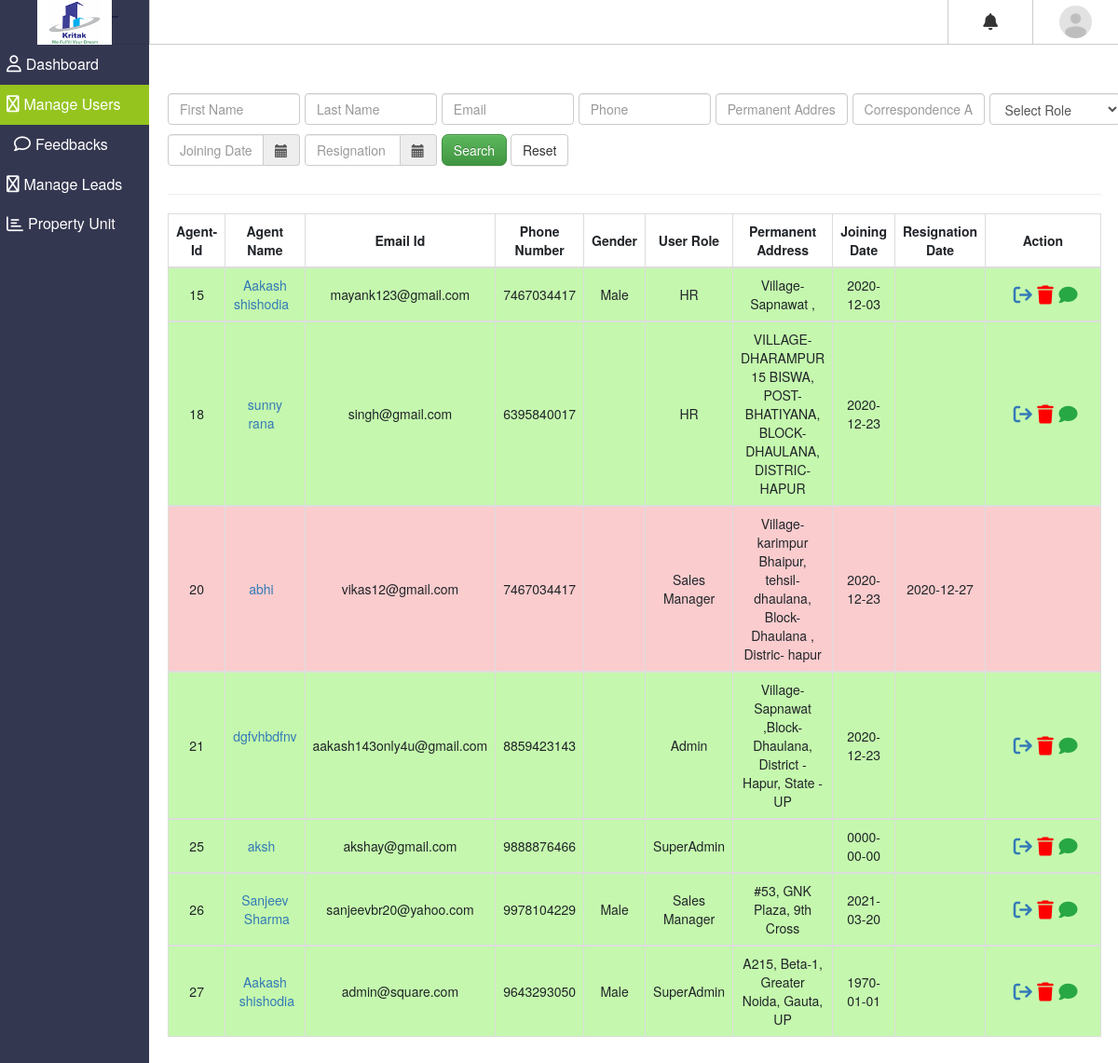
Screenshot of /index.php/member with the database file from the repository.
### tables this page shows
CREATE TABLE `sq_setting` (
  `id` int(11) NOT NULL,
  `site` varchar(255) NOT NULL,
  `tagline` varchar(200) NOT NULL,
  `logo` varchar(500) NOT NULL,
  `admin_email` varchar(255) NOT NULL,
  `personal_email` varchar(255) NOT NULL
);

CREATE TABLE `sq_members` (
  `id` int(11) NOT NULL,
  `fname` varchar(50) NOT NULL,
  `lname` varchar(50) NOT NULL,
  `email` varchar(500) NOT NULL,
  `phone` bigint(20) NOT NULL,
  `alt_phone` bigint(20) DEFAULT NULL,
  `gender` varchar(100) NOT NULL,
  `dob` date NOT NULL,
  `password` varchar(500) NOT NULL,
  `joining_date` date NOT NULL,
  `resignation_date` date DEFAULT NULL,
  `role` int(11) NOT NULL,
  `aadhar` varchar(255) NOT NULL,
  `pan` varchar(255) NOT NULL,
  `permanent` varchar(500) NOT NULL,
  `correspondence` varchar(500) NOT NULL,
  `profile_image` varchar(300) NOT NULL,
  `approval` int(11) DEFAULT NULL,
  `auth_token` text NOT NULL,
  `active` int(11) NOT NULL DEFAULT 1
);

CREATE TABLE `sq_role` (
  `role_id` int(11) NOT NULL,
  `role` text NOT NULL
);

### application/views/member/total_members.php (the view, shortened to what the rows shown need)
<div class="mt-5 ex1 top-space-hea">
    <div class="row">
    <div class="col-sm-12">
        <div id="table1" class="ex2">
            <div class="content-wrapper content-wrapper--with-bg">
                <table id="dt-all-checkbox" class="table table-bordered">
                    <thead>
                        <tr>
                            <th class="th-sm">Agent-Id</th>
                            <th class="th-sm">Agent Name</th>
                            <th class="th-sm">Email Id</th>
                            <th class="th-sm">Phone Number</th>
                            <th class="th-sm">Gender</th>
                            <th class="th-sm">User Role</th>
                            <th class="th-sm">Permanent Address</th>
                            <th class="th-sm">Joining Date</th>
                            <th class="th-sm">Resignation Date</th>
                            <th class="th-sm all-icon">Action</th>
                        </tr>
                    </thead>
                        <?php
                            if ($total_member) {
                                $i = 0;
                                foreach($total_member as $totalmember) {
                                    $i++;
                        ?>
                    <tbody class="table-bordered">
                        <?php if($totalmember['active'] == 1) { ?>
                            <tr class="active_agent">
                                <td><?=$totalmember['id']?></td>
                                <td><a href="<?=base_url('index.php/member/agent_profile_details/'.$totalmember['id']);?>"><?=$totalmember['fname']?> &nbsp;<?=$totalmember['lname']?></a></td>
                                <td><?=$totalmember['email']?></td>
                                <td><?=$totalmember['phone']?></td>
                                <td><?=$totalmember['gender']?></td>
                                <td><?=$totalmember['urole']?></td>
                                <td><?=$totalmember['permanent']?></td>
                                <td><?=$totalmember['joining_date']?></td>
                                <td></td>
                                <td class="edit-icon">
                                    <a href="#" data-href="<?=base_url('index.php/member/resign_agent/'.$totalmember['id'])?>" onClick = "resignAgent(<?=$totalmember['id'];?>);" class="fa fa-sign-out " title="Resign" data-toggle="modal" aria-hidden="true"></a>
                                    <a href="#" onClick = "softDelete(<?=$totalmember['id'];?>);" data-href="<?=base_url();?>index.php/member/delete_member_soft_data/<?=$totalmember['id'];?>" title="delete" id="delete-<?=$i?>" class="fa fa-trash soft-recode delete" aria-hidden="true"></a>
                                    <a href="<?=base_url('index.php/chat/index/'.$totalmember['id'])?>" class="fa fa-comment text-success" title="Message"></a>
                                </td>
                            </tr>
                        <?php }else{ ?>
                            <tr class="inactive_agent">
                                <td><?=$totalmember['id'];?></td>
                                <td data-search="{{ hit['_source']['filter'] }}"><a href="<?=base_url('index.php/member/agent_profile_details/'.$totalmember['id']);?>"><?=$totalmember['fname']?> &nbsp;<?=$totalmember['lname']?></a></a></td>
                                <td data-search="{{ hit['_source']['filter'] }}"><?=$totalmember['email']?></td>
                                <td><?=$totalmember['phone']?></td>
                                <td><?=$totalmember['gender']?></td>
                                <td><?=$totalmember['urole']?></td>
                                <td><?=$totalmember['permanent']?></td>
                                <td><?=$totalmember['joining_date']?></td>
                                <td><?=$totalmember['resignation_date']?></td>
                                <td></td>
                            </tr>
                        <?php } ?>
                    </tbody>
                    <?php } ?>
                    <?php } ?>
                </table>
            </div>
        </div>
        </div>
    </div>
</div>

### application/views/templates/admin_header.php (shortened to what the rows shown need)
<!DOCTYPE html>
<html lang="en">
<head>
    <link rel="stylesheet" href="<?=base_url('css/style.css')?>">
    <link rel="stylesheet" href="https://cdnjs.cloudflare.com/ajax/libs/twitter-bootstrap/4.5.2/css/bootstrap.css">
    <link rel="stylesheet" href="https://maxcdn.bootstrapcdn.com/bootstrap/3.3.7/css/bootstrap.min.css">
    <link rel="stylesheet" href="https://maxcdn.bootstrapcdn.com/bootstrap/3.2.0/css/bootstrap.min.css">
    <link rel="stylesheet" href="https://cdnjs.cloudflare.com/ajax/libs/bootstrap-datepicker/1.3.0/css/datepicker.css">
    <link rel="stylesheet" href="<?=base_url('css/bootstrap3.3.5.css')?>">
    <link rel="stylesheet" href="<?=base_url('css/bootstrap-multiselect.css')?>">
    <link rel="stylesheet" href="<?=base_url('css/shared-components.css')?>">
</head>
<?php print_r($this->uri->segment(1)); ?>
    <body class="sidebar-is-reduced">
    <div class="l-sidebar">
        <div class="logo">
            <a href="<?=base_url('index.php/admin/admin_dashboard')?>">
                <div class="logo__txt"><img src="<?=base_url('media/logo/'.$logo)?>" class="logo-img" title="<?=$site;?> (<?=$tagline;?>)"></div>
            </a>
        </div>
        </div>

### rows the page displays
sq_setting: logo (picture)
sq_members: id "15", fname "Aakash shishodia", email "mayank123@gmail.com", phone "7467034417", gender "Male", sq_role.role "HR", permanent "Village-Sapnawat ,", joining_date "2020-12-03"
sq_members: id "18", fname "sunny rana", email "singh@gmail.com", phone "6395840017", sq_role.role "HR", permanent "VILLAGE- DHARAMPUR 15 BISWA, POST- BHATIYANA, BLOCK- DHAULANA, DISTRIC- HAPUR", joining_date "2020-12-23"
sq_members: id "20", fname "abhi", email "vikas12@gmail.com", phone "7467034417", sq_role.role "Sales Manager", permanent "Village-karimpur Bhaipur, tehsil- dhaulana, Block- Dhaulana , Distric- hapur", joining_date "2020-12-23", resignation_date "2020-12-27"
sq_members: id "21", fname "dgfvhbdfnv", email "aakash143only4u@gmail.com", phone "8859423143", sq_role.role "Admin", permanent "Village-Sapnawat ,Block- Dhaulana, District - Hapur, State - UP", joining_date "2020-12-23"
sq_members: id "25", fname "aksh", email "akshay@gmail.com", phone "9888876466", sq_role.role "SuperAdmin", joining_date "0000-00-00"
sq_members: id "26", fname "Sanjeev", lname "Sharma", email "sanjeevbr20@yahoo.com", phone "9978104229", gender "Male", sq_role.role "Sales Manager", permanent "#53, GNK Plaza, 9th Cross", joining_date "2021-03-20"
sq_members: id "27", fname "Aakash", lname "shishodia", email "admin@square.com", phone "9643293050", gender "Male", sq_role.role "SuperAdmin", permanent "A215, Beta-1, Greater Noida, Gauta, UP", joining_date "1970-01-01"
